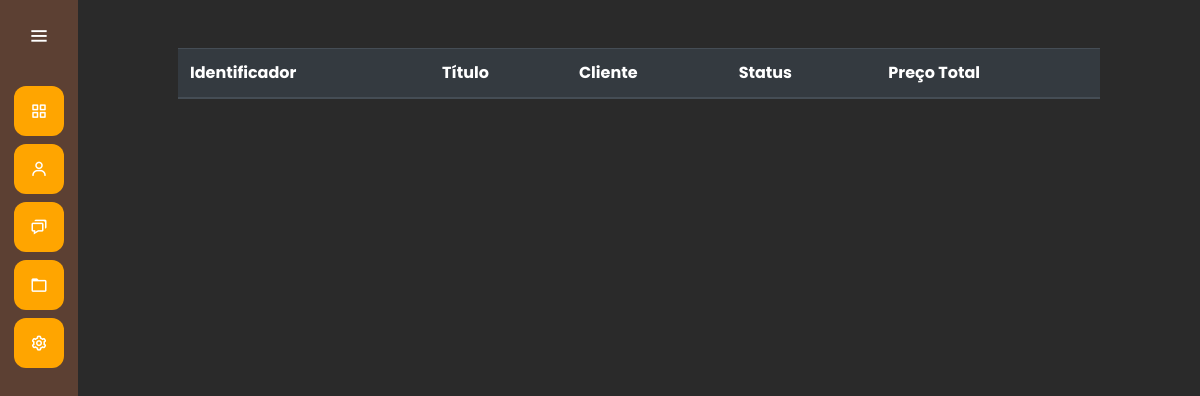
The page /servicos/listar_servico/ on the database as committed earlier.
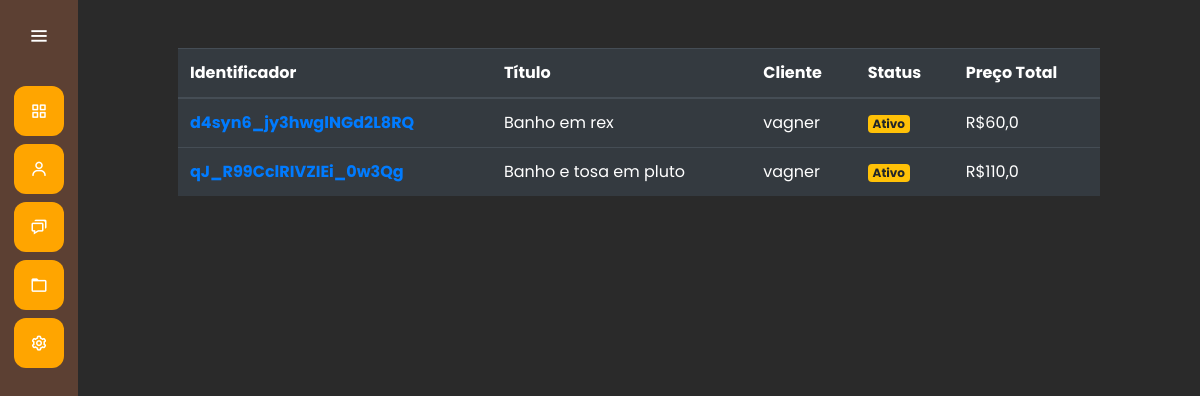
The same page on the database as committed later.
### servicos/models.py (models this page shows, shortened)
class Servico(models.Model):
    titulo = models.CharField(max_length=30)
    cliente=models.ForeignKey(Cliente, on_delete=models.SET_NULL, null=True)
    categoria_manutencao=models.ManyToManyField(CategoriaManutencao)
    data_inicio=models.DateField(null=True)
    data_entrega=models.DateField(null=True)
    finalizado=models.BooleanField(default=False)
    protocole=models.CharField(max_length=52, null=True, blank=True)
    identificador= models.CharField(max_length=24, null=True, blank=True)
    def preco_total(self):
        preco_total=float(0)
        for categoria in self.categoria_manutencao.all():
            preco_total += float(categoria.preco)
        return preco_total

class CategoriaManutencao(models.Model):
    titulo=models.CharField(max_length=2, choices=ChoicesCategoriaManutencao.choices)
    preco=models.DecimalField(max_digits=8, decimal_places=2)

### clientes/models.py (models this page shows)
class Cliente(models.Model):
    nome=models.CharField(max_length=50)
    sobrenome=models.CharField(max_length=50)
    email=models.EmailField(max_length=50)
    cpf=models.CharField(max_length=12)
    def __str__(self) -> str:
        return self.nome

### servicos/views.py (the view)
# urls.py: path('listar_servico/', views.listar_servico, name="listar_servico"),
def listar_servico(request):
    if request.method=="GET":
        servicos= Servico.objects.all()
        return render(request, 'listar_servico.html', {'servicos': servicos})

### servicos/templates/listar_servico.html
{%extends  'base.html'%}
{%load static%}
{% block 'head' %}
    <link rel="stylesheet" href="{% static 'clientes/css/clientes.css' %}">
    <link rel="stylesheet" href="{% static 'servicos/css/listar_servico.css' %}">
{% endblock %}
{%block 'dashboard'%}
    <br>
    <br>
    <div class="container-fluid distanciamento">
        <table class="table table-dark">
            <thead>
              <tr>
                <th scope="col">Identificador</th>
                <th scope="col">Título</th>
                <th scope="col">Cliente</th>
                <th scope="col">Status</th>
                <th scope="col">Preço Total</th>
              </tr>
            </thead>
            <tbody>
                {%for servico in servicos%}
              <tr>
                <th><a href="{% url 'servico' servico.identificador %}">{{servico.identificador}}</a></th>
                <td>{{servico.titulo}}</td>
                <td>{{servico.cliente}}</td>
                <td>
                {%if servico.finalizado %}
                    <span class="badge badge-success">Finalizado</span>
                {%else%}
                    <span class="badge badge-warning">Ativo</span>
                {%endif%}
                </td>
                <td>R${{servico.preco_total}}</td>
              </tr>
                {%endfor%}
            </tbody>
          </table>
    </div>
{%endblock%}

### templates/base.html (shortened to what this page needs)
{% load static %}
<!doctype html>
<html lang="pt-BR">
  <head>
    <link rel="stylesheet" href="https://cdn.jsdelivr.net/npm/bootstrap@4.6.1/dist/css/bootstrap.min.css">
    <link rel="stylesheet" href="{% static 'general/css/base.css' %}">
    <link rel="stylesheet" href="{% static 'general/css/general.css' %}">
    <link href='https://unpkg.com/boxicons@2.0.7/css/boxicons.min.css' rel='stylesheet'>
    {% block 'head' %}{% endblock %}
  </head>
  <body>
    <div class="sidebar">
        <div class="logo-details">
            <i class='bx bx-menu' id="btn" ></i>
        </div>
        <ul class="nav-list">
          <li>
            <a href="#">
              <i class='bx bx-grid-alt'></i>
            </a>
          </li>
          <li>
          <a href="{% url  'clientes'%}">
            <i class='bx bx-user' ></i>
          </a>
        </li>
        <li>
          <a href="{% url  'novo_servico'%}">
            <i class='bx bx-chat' ></i>
          </a>
        </li>
        <li>
          <a href="{% url  'listar_servico'%}">
            <i class='bx bx-folder' ></i>
          </a>
        </li>
        <li>
          <a href="#">
            <i class='bx bx-cog' ></i>
          </a>
        </li>
        </ul>
      </div>
      <section class="home-section">
          {% block 'dashboard'%}
          {% endblock %}
      </section>
  </body>
</html>

### templates/static/general/css/base.css (style rules this page uses)
* { margin: 0; padding: 0; box-sizing: border-box; font-family: "Poppins" , sans-serif; }
.sidebar { position: fixed; left: 0; top: 0; height: 100%; width: 78px; background: var(--dark-color); padding: 6px 14px; z-index: 99; transition: all 0.5s ease; }
.sidebar .logo-details { height: 60px; display: flex; align-items: center; position: relative; }
.sidebar .logo-details #btn { position: absolute; top: 50%; right: 0; transform: translateY(-50%); font-size: 22px; transition: all 0.4s ease; font-size: 23px; text-align: center; cursor: pointer; transition: all 0.5s ease; }
.sidebar i { color: #fff; height: 60px; min-width: 50px; font-size: 28px; text-align: center; line-height: 60px; }
.sidebar .nav-list { margin-top: 20px; height: 100%; }
.sidebar li { position: relative; margin: 8px 0; list-style: none; }
.sidebar li a { display: flex; height: 100%; width: 100%; border-radius: 12px; align-items: center; text-decoration: none; transition: all 0.4s ease; background: var(--main-color); }
.sidebar li i { height: 50px; line-height: 50px; font-size: 18px; border-radius: 12px; }
.home-section { position: relative; min-height: 100vh; top: 0; background: #2A2A2A; left: 78px; color: white; width: calc(100% - 78px); transition: all 0.5s ease; z-index: 2; }

### templates/static/general/css/general.css (style rules this page uses)
:root { --main-color: #ffa500; --dark-color: #5C4033; --light-color: #ffc27f; --contrast-color: #f88863; --differential-color: #ffe29a; }

### templates/static/servicos/css/listar_servico.css (style rules this page uses)
.distanciamento { padding-left: 100px; padding-right:100px; }

Rows that differ between the two databases and show on the page:
added Servico: identificador "d4syn6_jy3hwglNGd2L8RQ", titulo "Banho em rex", cliente "vagner", finalizado "Ativo", preco_total "60,0"
added Servico: identificador "qJ_R99CclRIVZIEi_0w3Qg", titulo "Banho e tosa em pluto", cliente "vagner", finalizado "Ativo", preco_total "110,0"
